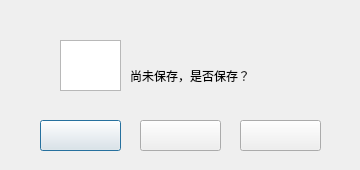
<?xml version="1.0" encoding="UTF-8"?>
<ui version="4.0">
 <class>warnningbox</class>
 <widget class="QDialog" name="warnningbox">
  <property name="geometry">
   <rect>
    <x>0</x>
    <y>0</y>
    <width>360</width>
    <height>170</height>
   </rect>
  </property>
  <property name="windowTitle">
   <string>Dialog</string>
  </property>
  <property name="styleSheet">
   <string notr="true">border-image: url(:/myjpg/warnbox.jpg);</string>
  </property>
  <widget class="QPushButton" name="okbtn">
   <property name="geometry">
    <rect>
     <x>40</x>
     <y>120</y>
     <width>81</width>
     <height>31</height>
    </rect>
   </property>
   <property name="styleSheet">
    <string notr="true">border-image: url(:/myjpg/YES.jpg);</string>
   </property>
   <property name="text">
    <string/>
   </property>
  </widget>
  <widget class="QPushButton" name="nobtn">
   <property name="geometry">
    <rect>
     <x>140</x>
     <y>120</y>
     <width>81</width>
     <height>31</height>
    </rect>
   </property>
   <property name="styleSheet">
    <string notr="true">border-image: url(:/myjpg/NO.jpg);</string>
   </property>
   <property name="text">
    <string/>
   </property>
  </widget>
  <widget class="QPushButton" name="celbtn">
   <property name="geometry">
    <rect>
     <x>240</x>
     <y>120</y>
     <width>81</width>
     <height>31</height>
    </rect>
   </property>
   <property name="styleSheet">
    <string notr="true">border-image: url(:/myjpg/cancel.jpg);</string>
   </property>
   <property name="text">
    <string/>
   </property>
  </widget>
  <widget class="QGraphicsView" name="graphicsView">
   <property name="geometry">
    <rect>
     <x>60</x>
     <y>40</y>
     <width>61</width>
     <height>51</height>
    </rect>
   </property>
   <property name="styleSheet">
    <string notr="true">border-image: url(:/myjpg/warning.png);</string>
   </property>
  </widget>
  <widget class="QLabel" name="label">
   <property name="geometry">
    <rect>
     <x>130</x>
     <y>60</y>
     <width>161</width>
     <height>31</height>
    </rect>
   </property>
   <property name="styleSheet">
    <string notr="true">border-image: url(:/myjpg/未标题-1.jpg);</string>
   </property>
   <property name="text">
    <string>尚未保存，是否保存？</string>
   </property>
  </widget>
 </widget>
 <resources/>
 <connections/>
</ui>
